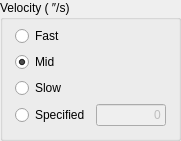
   <widget class="QGroupBox" name="groupBox_14">
    <property name="geometry">
     <rect>
      <x>30</x>
      <y>290</y>
      <width>181</width>
      <height>141</height>
     </rect>
    </property>
    <property name="title">
     <string>Velocity ( ″/s)</string>
    </property>
    <widget class="QWidget" name="layoutWidget">
     <property name="geometry">
      <rect>
       <x>15</x>
       <y>26</y>
       <width>151</width>
       <height>102</height>
      </rect>
     </property>
     <layout class="QGridLayout" name="gridLayout_6">
      <item row="0" column="0">
       <widget class="QRadioButton" name="radioButton_ro_vel_fast">
        <property name="text">
         <string>Fast</string>
        </property>
       </widget>
      </item>
      <item row="1" column="0">
       <widget class="QRadioButton" name="radioButton_ro_vel_mid">
        <property name="text">
         <string>Mid</string>
        </property>
        <property name="checked">
         <bool>true</bool>
        </property>
       </widget>
      </item>
      <item row="2" column="0">
       <widget class="QRadioButton" name="radioButton_ro_vel_slow">
        <property name="text">
         <string>Slow</string>
        </property>
       </widget>
      </item>
      <item row="3" column="0">
       <widget class="QRadioButton" name="radioButton_ro_vel_spec">
        <property name="text">
         <string>Specified</string>
        </property>
       </widget>
      </item>
      <item row="3" column="1">
       <widget class="QLineEdit" name="lineEdit_ro_vel_spec">
        <property name="enabled">
         <bool>false</bool>
        </property>
        <property name="cursor">
         <cursorShape>ArrowCursor</cursorShape>
        </property>
        <property name="text">
         <string>0</string>
        </property>
        <property name="alignment">
         <set>Qt::AlignRight|Qt::AlignTrailing|Qt::AlignVCenter</set>
        </property>
        <property name="readOnly">
         <bool>false</bool>
        </property>
       </widget>
      </item>
     </layout>
    </widget>
   </widget>
